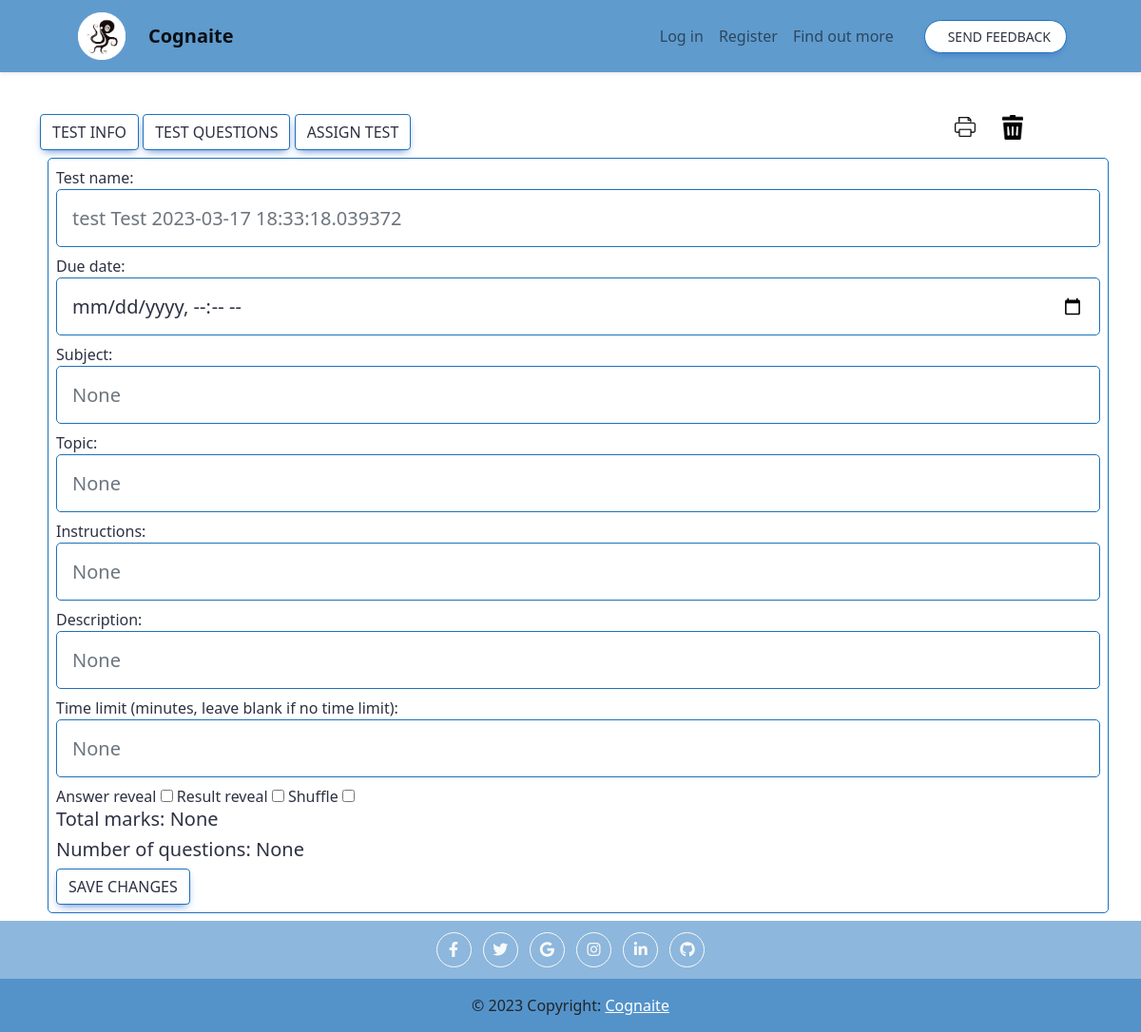
Page /assign_test/1 on the committed database.
### app.py (models this page shows, shortened)
class Test(db.Model):
    id = db.Column(db.Integer, primary_key=True)
    name = db.Column(db.String(50))
    points = db.Column(db.Integer)
    num_questions = db.Column(db.Integer)
    category = db.Column(db.String(50))
    subject = db.Column(db.String(50))
    topic = db.Column(db.String(50))
    time_created = db.Column(db.DateTime, default=datetime.utcnow)
    due_date = db.Column(db.DateTime, default=datetime.utcnow)
    questions = db.relationship('Question', secondary=questions)
    creator = db.Column(db.Integer, db.ForeignKey('user.id'))
    result_reveal = db.Column(db.Boolean)
    answer_reveal = db.Column(db.Boolean)
    time_limit = db.Column(db.Integer)
    instructions = db.Column(db.String(255))
    description = db.Column(db.String(255))
    shuffle = db.Column(db.Boolean)

### app.py (the view, shortened to what this page needs)
@app.route("/assign_test/<int:test_id>", methods=["GET", "POST"])
def assign_test(test_id):
        test = Test.query.get_or_404(test_id)
        print(request.form)
        return render_template('assign_test.html', title='Assign test', test=test, )

### app.py (called while the page is built)
@app.after_request
def after_request(response):
    response.headers["Cache-Control"] = "no-cache, no-store, must-revalidate"
    response.headers["Expires"] = 0
    response.headers["Pragma"] = "no-cache"
    response.headers["Referrer-Policy"] = "no-referrer-when-downgrade"
    return response

### templates/assign_test.html (shortened to what this page needs)
{% extends "layout.html" %} {% block title %} Test Builder {% endblock %} {% block
main_0 %}
<div class="col" id="collap">
    <div class="container">
        <div class="row">
            <div class="col-10">
                <a class="btn btn-primary" data-bs-toggle="collapse" href="#collapseTestInfo" role="button"
                    aria-expanded="false" aria-controls="#collapseTestInfo" data-bs-parent="#collap">
                    Test info
                </a>
                <a class="btn btn-primary" data-bs-toggle="collapse" href="#collapseTestQuestions" role="button"
                    aria-expanded="false" aria-controls="collapseTestQuestions" data-bs-parent="#collap">
                    Test questions </a>
                <a class="btn btn-primary" data-bs-toggle="modal" data-bs-target="#assignModal" class="mx-2"
                    style="cursor: pointer;">
                    Assign test
                </a>
            </div>
            <div class="col-2">
                <a href="/test_print/{{test.id}}" class="mx-2" style="cursor: pointer; text-decoration: none;">
                    <img src="\static\print-icon.png" alt="Print" style="max-width:30px;max-height:30px;" class="px-1"
                        title="Print">
                    <a href="#" class="mx-2"
                        onclick="if (confirm('Are you sure you want to delete this test?')) { window.location.href = '/delete_test/{{test.id}}'; }">
                        <img src="\static\delete-icon.png" alt="Delete" style="max-width:30px;max-height:30px;"
                            class="px-1" title="Delete test">
                    </a>
            </div>
        </div>
        <form action="" method="POST">
            <div class="collapse show" id="collapseTestInfo" data-bs-parent="#collap">
                <div class="container m-2 p-2 box_study">
                    <label for="test-name">Test name:</label>
                    <input name="test-name" class=" card-title box_study input_0 form-control form-control-lg"
                        type="text" id="test-name" placeholder="{{test.name}}" required>
                    <label for="due-date">Due date:</label>
                    <input name="due-date" class=" card-title box_study input_0 form-control form-control-lg"
                        type="datetime-local" id="due-date" placeholder="{{test.due_date}}" value="">
                    <label for="subject">Subject:</label>
                    <input name="subject" class=" card-title box_study input_0 form-control form-control-lg" type="text"
                        id="subject" placeholder="{{test.subject}}" value="">
                    <label for="topic">Topic:</label>
                    <input name="topic" class=" card-title box_study input_0 form-control form-control-lg" type="text"
                        id="topic" placeholder="{{test.topic}}" value="">
                    <label for="topic">Instructions:</label>
                    <input name="instructions" class=" card-title box_study input_0 form-control form-control-lg"
                        type="text" id="instructions" placeholder="{{test.instructions}}" value="">
                    <label for="topic">Description:</label>
                    <input name="description" class=" card-title box_study input_0 form-control form-control-lg"
                        type="text" id="description" placeholder="{{test.description}}" value="">
                    <label for="time-limit">Time limit (minutes, leave blank if no time limit):</label>
                    <input name="time-limit" class=" card-title box_study input_0 form-control form-control-lg"
                        type="number" id="time-limit" placeholder="{{test.time_limit}}" value="">
                    <label for="answer-reveal">Answer reveal</label>
                    <input name="answer-reveal" type="checkbox" id="answer-reveal" placeholder="answer reveal"
                        value="answer-reveal">
                    <label for="result-reveal">Result reveal</label>
                    <input name="result-reveal" type="checkbox" id="result-reveal" value="result-reveal">
                    <label for="shuffle">Shuffle</label>
                    <input type="checkbox" name="shuffle" id="shuffle" value="shuffle">
                    <h5>Total marks: {{ test.points }}</h5>
                    <h5> Number of questions: {{test.num_questions}}</h5>
                    <input type="submit" class="btn btn-primary" value="Save changes">
                </div>
            </div>
        </form>
    </div>
</div>
{% endblock %}

### static/style.css (style rules this page uses)
body { background-color: white !important; background-size: cover; }
.row { --mdb-gutter-x: 0.5rem !important; }
.input_0 { background-color: white !important; color: black; }
.card-title { background-color: white !important; }
.btn-primary { background-color: white !important; color: #2D3142 !important; border-color: #1D71BA !important; }
.box_study { border: 10px solid !important; align-content: center !important; background-color: white !important; border-width: 1px !important; border-radius: 5px !important; border-color: #1D71BA !important; align-self: center !important; color: #2D3142 !important; }
body { display: flex; min-height: 100vh; flex-direction: column; }

### rows in the picture
Test: test-name "test Test 2023-03-17 18:33:18.039372", subject "None", topic "None", instructions "None", description "None", time-limit "None", points "None", num_questions "None"
